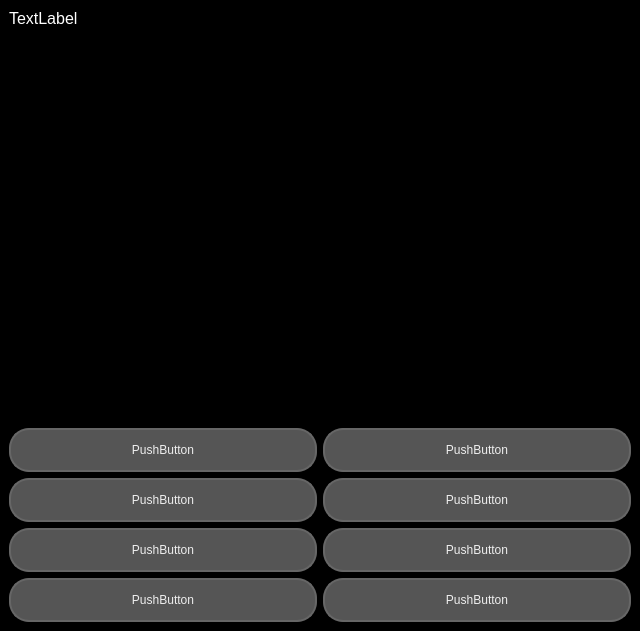
<?xml version="1.0" encoding="UTF-8"?>
<ui version="4.0">
 <class>MainWindow</class>
 <widget class="QMainWindow" name="MainWindow">
  <property name="geometry">
   <rect>
    <x>0</x>
    <y>0</y>
    <width>640</width>
    <height>631</height>
   </rect>
  </property>
  <property name="windowTitle">
   <string>MainWindow</string>
  </property>
  <widget class="QWidget" name="centralwidget">
   <property name="styleSheet">
    <string notr="true">QWidget {
	background: #000000;
}</string>
   </property>
   <layout class="QVBoxLayout" name="verticalLayout">
    <item>
     <widget class="QLabel" name="label">
      <property name="styleSheet">
       <string notr="true">QLabel {
	color: #fff;
	font-size: 16px;
}</string>
      </property>
      <property name="text">
       <string>TextLabel</string>
      </property>
      <property name="alignment">
       <set>Qt::AlignLeading|Qt::AlignLeft|Qt::AlignTop</set>
      </property>
      <property name="wordWrap">
       <bool>true</bool>
      </property>
      <property name="margin">
       <number>20</number>
      </property>
     </widget>
    </item>
    <item>
     <layout class="QGridLayout" name="gridLayout">
      <item row="3" column="0">
       <widget class="QPushButton" name="button_g">
        <property name="cursor">
         <cursorShape>PointingHandCursor</cursorShape>
        </property>
        <property name="styleSheet">
         <string notr="true">QPushButton {
	background-color: #555;
	border: 2px solid #666;
	border-radius: 20;
	color: #eee;
	height: 40px;
}
QPushButton:hover {
	background-color: #1c7fe8;
	border-color: #1c7fe8;
}</string>
        </property>
        <property name="text">
         <string>PushButton</string>
        </property>
       </widget>
      </item>
      <item row="1" column="0">
       <widget class="QPushButton" name="button_c">
        <property name="cursor">
         <cursorShape>PointingHandCursor</cursorShape>
        </property>
        <property name="styleSheet">
         <string notr="true">QPushButton {
	background-color: #555;
	border: 2px solid #666;
	border-radius: 20;
	color: #eee;
	height: 40px;
}
QPushButton:hover {
	background-color: #1c7fe8;
	border-color: #1c7fe8;
}</string>
        </property>
        <property name="text">
         <string>PushButton</string>
        </property>
       </widget>
      </item>
      <item row="2" column="1">
       <widget class="QPushButton" name="button_f">
        <property name="cursor">
         <cursorShape>PointingHandCursor</cursorShape>
        </property>
        <property name="styleSheet">
         <string notr="true">QPushButton {
	background-color: #555;
	border: 2px solid #666;
	border-radius: 20;
	color: #eee;
	height: 40px;
}
QPushButton:hover {
	background-color: #1c7fe8;
	border-color: #1c7fe8;
}</string>
        </property>
        <property name="text">
         <string>PushButton</string>
        </property>
       </widget>
      </item>
      <item row="0" column="0">
       <widget class="QPushButton" name="button_a">
        <property name="cursor">
         <cursorShape>PointingHandCursor</cursorShape>
        </property>
        <property name="styleSheet">
         <string notr="true">QPushButton {
	background-color: #555;
	border: 2px solid #666;
	border-radius: 20;
	color: #eee;
	height: 40px;
}
QPushButton:hover {
	background-color: #1c7fe8;
	border-color: #1c7fe8;
}</string>
        </property>
        <property name="text">
         <string>PushButton</string>
        </property>
       </widget>
      </item>
      <item row="1" column="1">
       <widget class="QPushButton" name="button_d">
        <property name="cursor">
         <cursorShape>PointingHandCursor</cursorShape>
        </property>
        <property name="styleSheet">
         <string notr="true">QPushButton {
	background-color: #555;
	border: 2px solid #666;
	border-radius: 20;
	color: #eee;
	height: 40px;
}
QPushButton:hover {
	background-color: #1c7fe8;
	border-color: #1c7fe8;
}</string>
        </property>
        <property name="text">
         <string>PushButton</string>
        </property>
       </widget>
      </item>
      <item row="3" column="1">
       <widget class="QPushButton" name="button_h">
        <property name="cursor">
         <cursorShape>PointingHandCursor</cursorShape>
        </property>
        <property name="styleSheet">
         <string notr="true">QPushButton {
	background-color: #555;
	border: 2px solid #666;
	border-radius: 20;
	color: #eee;
	height: 40px;
}
QPushButton:hover {
	background-color: #1c7fe8;
	border-color: #1c7fe8;
}</string>
        </property>
        <property name="text">
         <string>PushButton</string>
        </property>
       </widget>
      </item>
      <item row="2" column="0">
       <widget class="QPushButton" name="button_e">
        <property name="cursor">
         <cursorShape>PointingHandCursor</cursorShape>
        </property>
        <property name="styleSheet">
         <string notr="true">QPushButton {
	background-color: #555;
	border: 2px solid #666;
	border-radius: 20;
	color: #eee;
	height: 40px;
}
QPushButton:hover {
	background-color: #1c7fe8;
	border-color: #1c7fe8;
}</string>
        </property>
        <property name="text">
         <string>PushButton</string>
        </property>
       </widget>
      </item>
      <item row="0" column="1">
       <widget class="QPushButton" name="button_b">
        <property name="cursor">
         <cursorShape>PointingHandCursor</cursorShape>
        </property>
        <property name="styleSheet">
         <string notr="true">QPushButton {
	background-color: #555;
	border: 2px solid #666;
	border-radius: 20;
	color: #eee;
	height: 40px;
}
QPushButton:hover {
	background-color: #1c7fe8;
	border-color: #1c7fe8;
}</string>
        </property>
        <property name="text">
         <string>PushButton</string>
        </property>
        <property name="checkable">
         <bool>false</bool>
        </property>
       </widget>
      </item>
     </layout>
    </item>
   </layout>
  </widget>
 </widget>
 <resources/>
 <connections/>
</ui>
